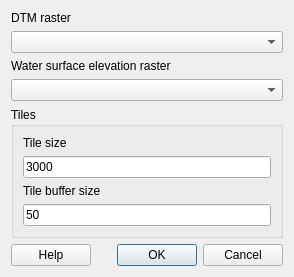
<?xml version="1.0" encoding="UTF-8"?>
<ui version="4.0">
 <class>DlgCreateDepthsAndFloodRange</class>
 <widget class="QWidget" name="DlgCreateDepthsAndFloodRange">
  <property name="geometry">
   <rect>
    <x>0</x>
    <y>0</y>
    <width>294</width>
    <height>260</height>
   </rect>
  </property>
  <property name="windowTitle">
   <string>Form</string>
  </property>
  <layout class="QGridLayout" name="gridLayout">
   <item row="0" column="0">
    <layout class="QVBoxLayout" name="verticalLayout">
     <item>
      <widget class="QLabel" name="label">
       <property name="text">
        <string>DTM raster</string>
       </property>
       <property name="buddy">
        <cstring>cboDtm</cstring>
       </property>
      </widget>
     </item>
     <item>
      <widget class="QComboBox" name="cboDtm">
       <property name="acceptDrops">
        <bool>false</bool>
       </property>
      </widget>
     </item>
     <item>
      <widget class="QLabel" name="AreaNameAttributeLabel">
       <property name="text">
        <string>Water surface elevation raster</string>
       </property>
       <property name="buddy">
        <cstring>cboWsel</cstring>
       </property>
      </widget>
     </item>
     <item>
      <widget class="QComboBox" name="cboWsel"/>
     </item>
     <item>
      <widget class="QGroupBox" name="tilesGroup">
       <property name="title">
        <string>Tiles</string>
       </property>
       <layout class="QGridLayout" name="gridLayout_2">
        <item row="3" column="0">
         <widget class="QLabel" name="AreaNameAttributeLabel_4">
          <property name="text">
           <string>Tile buffer size</string>
          </property>
         </widget>
        </item>
        <item row="1" column="0">
         <widget class="QLineEdit" name="tileSize">
          <property name="text">
           <string>3000</string>
          </property>
         </widget>
        </item>
        <item row="0" column="0">
         <widget class="QLabel" name="AreaNameAttributeLabel_3">
          <property name="text">
           <string>Tile size</string>
          </property>
         </widget>
        </item>
        <item row="4" column="0">
         <widget class="QLineEdit" name="bufferSize">
          <property name="text">
           <string>50</string>
          </property>
         </widget>
        </item>
       </layout>
      </widget>
     </item>
     <item>
      <layout class="QHBoxLayout" name="horizontalLayout">
       <item>
        <widget class="QPushButton" name="helpButton">
         <property name="text">
          <string>Help</string>
         </property>
        </widget>
       </item>
       <item>
        <widget class="QDialogButtonBox" name="buttonBox">
         <property name="standardButtons">
          <set>QDialogButtonBox::Cancel|QDialogButtonBox::Ok</set>
         </property>
        </widget>
       </item>
      </layout>
     </item>
    </layout>
   </item>
  </layout>
 </widget>
 <resources/>
 <connections/>
</ui>
